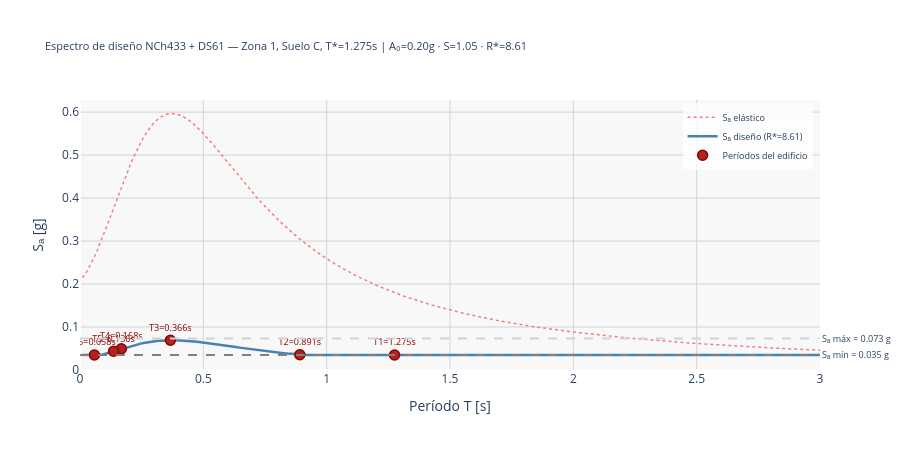

The code cell stored with this chart in its notebook:
### Code cell
# ============================================================
# CELDA 10 — EJEMPLO DE USO (edita aquí tus parámetros)
# ============================================================

# (a) Definir el edificio — modo SIMPLE
#edificio = edificio_simple(
 #   N_pisos=13,
   # suelo='B',
    #zona=3,
    #n_unid_lado=2,
    #fc_MPa=30,
#)

 # (a') Alternativa — modo EXPERTO (descomenta y edita)
edificio = edificio_experto(
     N_pisos=16, n_unid_lado=6, activar_B2=1,
     L_mod_m=3.3, prof_depto_m=7.25, ancho_corredor_m=1.6,
     L_nucleo_m=5.65, B_nucleo_m=4.85, h_story_m=2.8,
     fc_MPa=35, gk_kN_m2=6.5,
     t_muro_nucleo_m=0.22, t_muro_borde_m=0.22, t_muro_mid_m=0.25,
     suelo='C', zona=1,
 )

# (b) Visualizar el edificio ANTES de predecir
visualizar_edificio(edificio)

# (c) Predecir
res = predict_edificio(edificio)

# (d) Evaluar normativa
rep = reporte_normativo(res)

# Sugerencias físicas si NO cumple
sugs = sugerir_modificaciones(res, rep, edificio)
imprimir_sugerencias(sugs, edificio)

# Espectro NCh433 con los períodos predichos por la PINN
T_modal = res['modal']['T'][:6]   # primeros 6 períodos
fig_esp = graficar_espectro(
    zona  = edificio['zona'],
    suelo = edificio['suelo'],
    T_modal = T_modal,
)
fig_esp.show()

# (e) Imprimir resumen
print('\n' + '='*60)
print(f'RESULTADOS — {rep["veredicto"]}')
print('='*60)
print(f"  T1                : {rep['T1']:.4f} s")
print(f"  Vb,x              : {res['respuesta']['Vb_x']/1e3:,.2f} kN")
print(f"  Vb,y              : {res['respuesta']['Vb_y']/1e3:,.2f} kN")
print(f"  Deriva x maxima   : {rep['deriva_x_max']:.5f}  (piso {rep['piso_dx_max']})")
print(f"  Deriva y maxima   : {rep['deriva_y_max']:.5f}  (piso {rep['piso_dy_max']})")
print(f"  Cumple deriva X   : {'si' if rep['cumple_dx'] else 'NO'}")
print(f"  Cumple deriva Y   : {'si' if rep['cumple_dy'] else 'NO'}")
if rep['razones_fallo']:
    print('\n  Razones del incumplimiento:')
    for r in rep['razones_fallo']: print(f'    - {r}')
print('='*60)

# (f) Gráficos
graficar_resultados(res, rep)

### Figure 1 — Plotly figure (JSON) as saved in the notebook; plotly's stock layout.template omitted (floating-point values rounded to 4 significant figures; data arrays with more than 128 entries replaced by an {"elided": "..."} marker saying what was removed)
{"data": [{"line": {"color": "lightcoral", "dash": "dot", "width": 1.5}, "mode": "lines", "name": "Sₐ elástico", "type": "scatter", "x": {"elided": "400 float values"}, "y": {"elided": "400 float values"}}, {"line": {"color": "steelblue", "width": 2.5}, "mode": "lines", "name": "Sₐ diseño (R*=8.61)", "type": "scatter", "x": {"elided": "400 float values"}, "y": {"elided": "400 float values"}}, {"hovertemplate": "<b>%{text}</b><br>Sₐ = %{y:.4f} g<extra></extra>", "marker": {"color": "firebrick", "line": {"color": "darkred", "width": 1.5}, "size": 10, "symbol": "circle"}, "mode": "markers+text", "name": "Períodos del edificio", "text": ["T1=1.275s", "T2=0.891s", "T3=0.366s", "T4=0.168s", "T5=0.136s", "T6=0.058s"], "textfont": {"color": "darkred", "size": 9}, "textposition": "top center", "type": "scatter", "x": [1.275, 0.8911, 0.3664, 0.1676, 0.1359, 0.0584], "y": [0.035, 0.03536, 0.06928, 0.04937, 0.04371, 0.035]}], "layout": {"annotations": [{"font": {"size": 9}, "showarrow": false, "text": "Sₐ mín = 0.035 g", "x": 1, "xanchor": "left", "xref": "x domain", "y": 0.035, "yanchor": "middle", "yref": "y"}, {"font": {"size": 9}, "showarrow": false, "text": "Sₐ máx = 0.073 g", "x": 1, "xanchor": "left", "xref": "x domain", "y": 0.0735, "yanchor": "middle", "yref": "y"}], "height": 450, "hovermode": "x unified", "legend": {"bgcolor": "rgba(255,255,255,0.8)", "font": {"size": 9}, "x": 0.99, "xanchor": "right", "y": 0.99, "yanchor": "top"}, "paper_bgcolor": "white", "plot_bgcolor": "rgba(248,248,248,1)", "shapes": [{"line": {"color": "gray", "dash": "dash"}, "type": "line", "x0": 0, "x1": 1, "xref": "x domain", "y0": 0.035, "y1": 0.035, "yref": "y"}, {"line": {"color": "lightgray", "dash": "dash"}, "type": "line", "x0": 0, "x1": 1, "xref": "x domain", "y0": 0.0735, "y1": 0.0735, "yref": "y"}], "title": {"font": {"size": 11}, "text": "Espectro de diseño NCh433 + DS61 — Zona 1, Suelo C, T*=1.275s | A₀=0.20g · S=1.05 · R*=8.61"}, "xaxis": {"gridcolor": "lightgray", "range": [0, 3], "title": {"text": "Período T [s]"}}, "yaxis": {"gridcolor": "lightgray", "rangemode": "tozero", "title": {"text": "Sₐ [g]"}}}}
